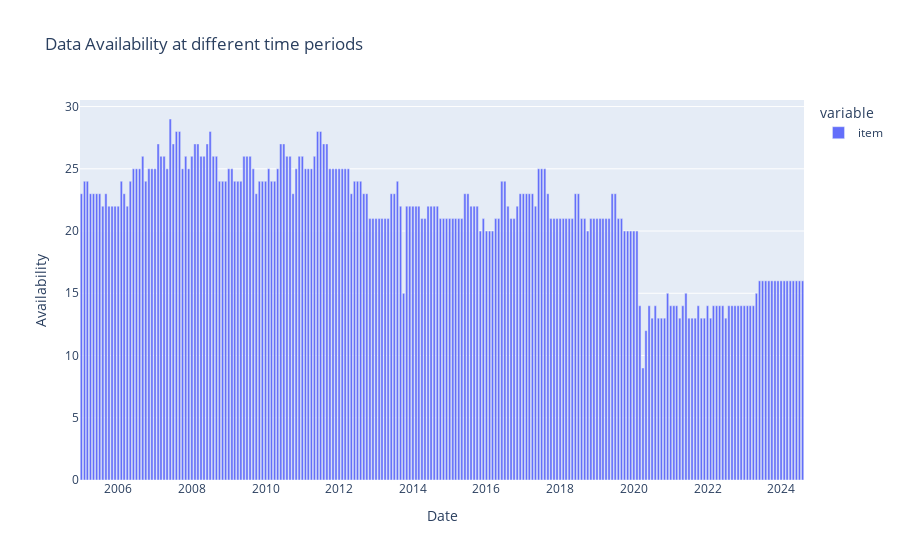

Notebook cell for this chart:
### Code cell
entry_availability = df_item.groupby('date')['item'].count()

fig = px.bar(entry_availability, title='Data Availability at different time periods ', labels={'date': 'Date', 'value': 'Availability'})
fig.write_image(os.path.join(plot_folder, 'item_availability.png'))
fig.show()

### Figure 1 — Plotly figure (JSON) as saved in the notebook; plotly's stock layout.template omitted (floating-point values rounded to 4 significant figures; data arrays with more than 128 entries replaced by an {"elided": "..."} marker saying what was removed)
{"data": [{"alignmentgroup": "True", "hovertemplate": "variable=item<br>Date=%{x}<br>Availability=%{y}<extra></extra>", "legendgroup": "item", "marker": {"color": "#636efa", "pattern": {"shape": ""}}, "name": "item", "offsetgroup": "item", "orientation": "v", "showlegend": true, "textposition": "auto", "x": {"elided": "236 str values"}, "xaxis": "x", "y": {"elided": "236 int values"}, "yaxis": "y", "type": "bar"}], "layout": {"xaxis": {"anchor": "y", "domain": [0.0, 1.0], "title": {"text": "Date"}}, "yaxis": {"anchor": "x", "domain": [0.0, 1.0], "title": {"text": "Availability"}}, "legend": {"title": {"text": "variable"}, "tracegroupgap": 0}, "title": {"text": "Data Availability at different time periods "}, "barmode": "relative"}}
